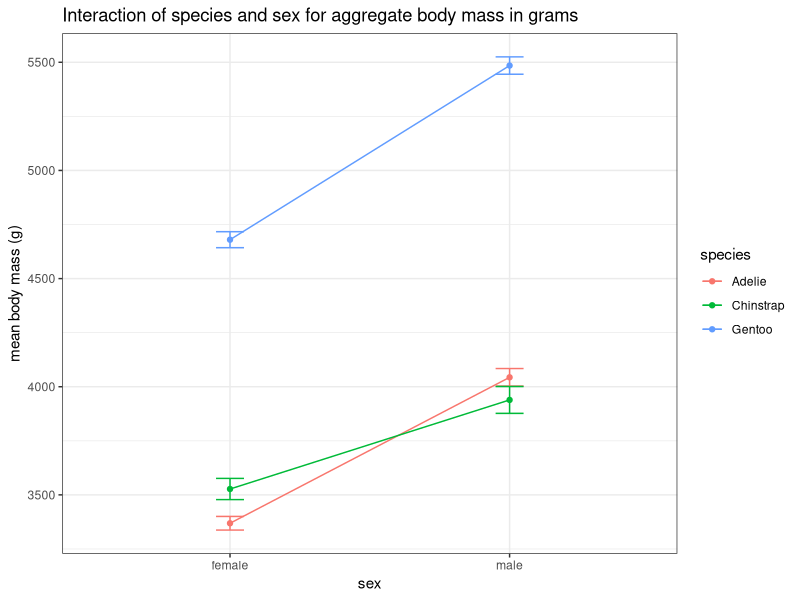

This chart was generated by the following R code:
## ---- chunk 1
## Packages required for this lesson:
#install.packages(c("tidyverse","palmerpenguins"))
library(tidyverse) # Rstudio should prompt you if a package is required to run a notebook but isn't installed.
library(palmerpenguins)
## ---- chunk 2
# An example as a reminder
str(penguins) # base R code

penguins %>% str() # tidy R code
## ---- chunk 3
# Check it here, then type your answer into the chat!

## ---- chunk 4
class(1==1)
## ---- chunk 5
penguins_raw %>% 
  filter(`Date Egg` >= "2008-11-01", # list in a logical (&) order
         `Date Egg` <  "2008-11-09")
## ---- chunk 6
# `mutate` just means "create", the way a mutated frog might have a "new" third leg
penguins %>% 
  # formula for area of a triangle is: base * height / 2
  mutate(bill_area_mm2 = bill_depth_mm * bill_length_mm / 2) 
## ---- chunk 7
# duplicate the `year` column but change the class from int to fctr

## ---- chunk 8
penguins %>% 
  mutate(birdsize = case_when(body_mass_g <  3500 ~ "small", # choose first category to label
                              # choose another easy-to-delimit category to label
                              body_mass_g >= 4800 ~ "large",
                              # label all other cases, especially if they're harder to delimit
                              TRUE ~ "medium"))
## ---- chunk 9
# find the range of flipper lengths
penguins %>% pull(flipper_length_mm) %>% range(na.rm = TRUE)
## ---- chunk 10
# use `mutate` and `case_when` to create a new column with contingent values
# you can copy the code directly from the previous chunk and only change the relevant values

## ---- chunk 11
# try creating four categories of flipper length

## ---- chunk 12
# look at each step of the code by itself to understand what it is doing
penguins %>% 
  group_by(species,year)
## ---- chunk 13
# using `summarise()`
penguins %>% 
  group_by(species, year) %>% 
  summarise(.groups = "drop", # this is optional, but 'dropping' groups simplifies the output
            counts = n(),
            massPerYear = mean(body_mass_g, na.rm=TRUE))
## ---- chunk 14
# calculate mean and st dev values of `body_mass_g` for `species` values
# remember to specify that NAs should be removed using the argument demonstrated above

## ---- chunk 15
participant <- c("John", "Simone", "Aaliyah", "Marcus")
gender <- c("m", "f", "f", "m")
age <- c(24, 18, 38, NA)

demographics <- tibble(participant, gender, age)

demographics # to view the table below
## ---- chunk 16
q1 <- c("yes", "yes", "yes", "no") %>% as.factor()
q2 <- c(4, 3, 4, 5) %>% as.factor()
q3 <- c(1, 4, 5, 2) %>% as.factor()
q4 <- c("rarely", "often", "always", "sometimes") %>% as.factor()
q5 <- c(1, 2, 1, 1) %>% as.factor()
q6 <- c(3, 1, 5, 5) %>% as.factor()

survey <- tibble(participant, q1, q2, q3, q4, q5, q6)

survey # to view the table below
## ---- chunk 17
# save it as `mySurvey`
full_join(demographics, survey, 
          by = "participant") -> mySurvey

mySurvey # to view the table below
## ---- chunk 18
# save it as `mySurvey_long` with two new columns: `questions` and `responses`
mySurvey %>% 
  pivot_longer(cols = c("q1", "q2", "q3", "q4", "q5", "q6"), # you can also use col indicies, e.g. 4:9
               names_to = "questions",
               values_to = "responses") -> mySurvey_long

mySurvey_long
## ---- chunk 19
# `pivot_wider` is the function to reverse this, if you prefer each question to be in its own column
mySurvey_long %>% 
  pivot_wider(names_from = "questions",
              values_from = "responses")
## ---- chunk 20
# try it out here!
# you can copy code from previous chunks AND from any internet searches you do

## ---- chunk 21
penguins %>% 
  filter(!is.na(sex)) %>% 
  group_by(species, sex) %>% 
  summarise(.groups = "drop",
            count = n(),
            mean_mass = mean(body_mass_g),
            sd_mass = sd(body_mass_g),
            standard_error = sd_mass / sqrt(count)) %>% 
  ggplot(aes(x = sex,
             y = mean_mass,
             colour = species,
             group = species)) +
  theme_bw() +
  geom_point() +
  geom_path() +
  geom_errorbar(aes( ymin = mean_mass - standard_error,
                     ymax = mean_mass + standard_error),
                width = .1) +
  ggtitle("Interaction of species and sex for aggregate body mass in grams") +
  ylab("mean body mass (g)") +
  NULL
  
